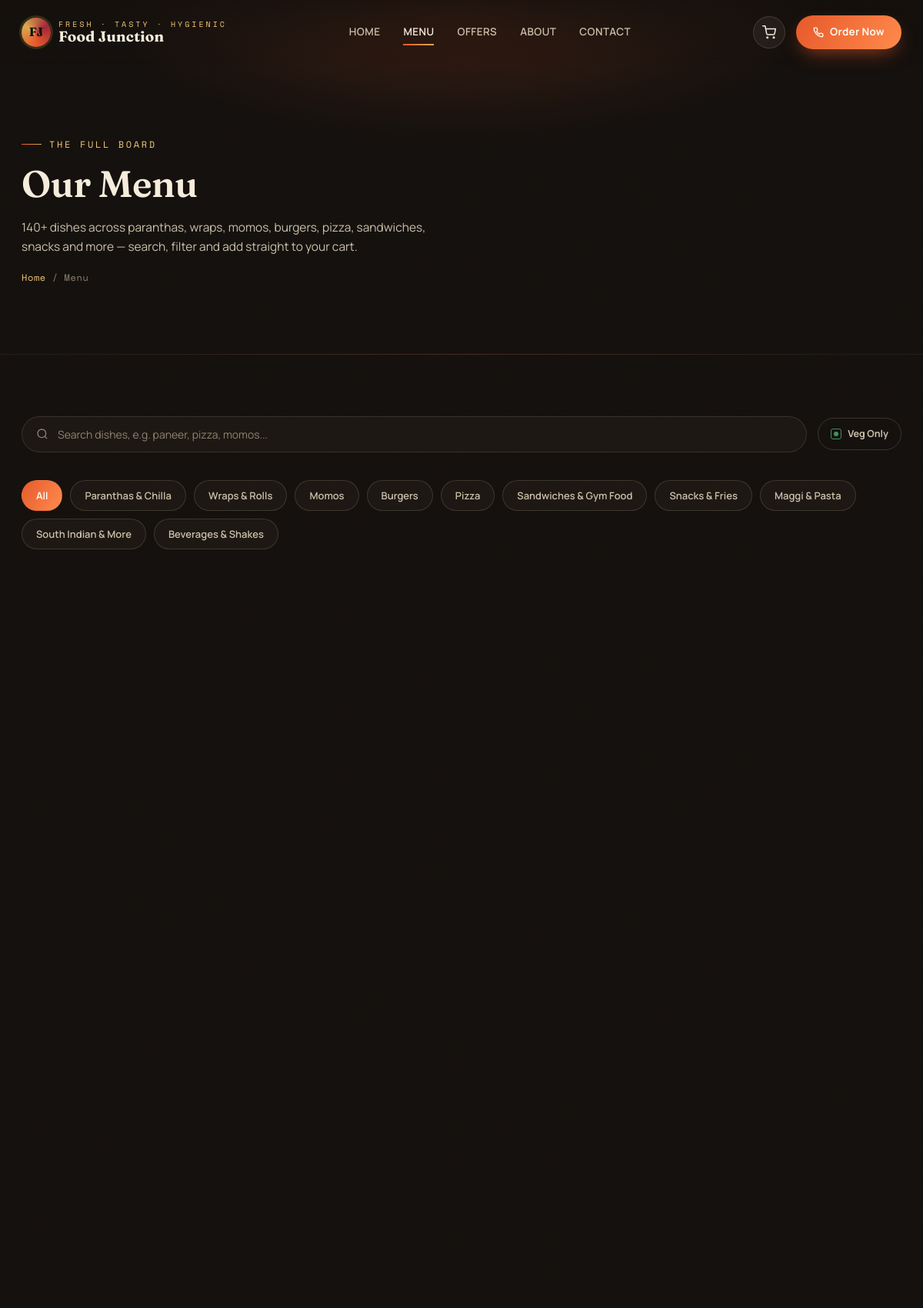
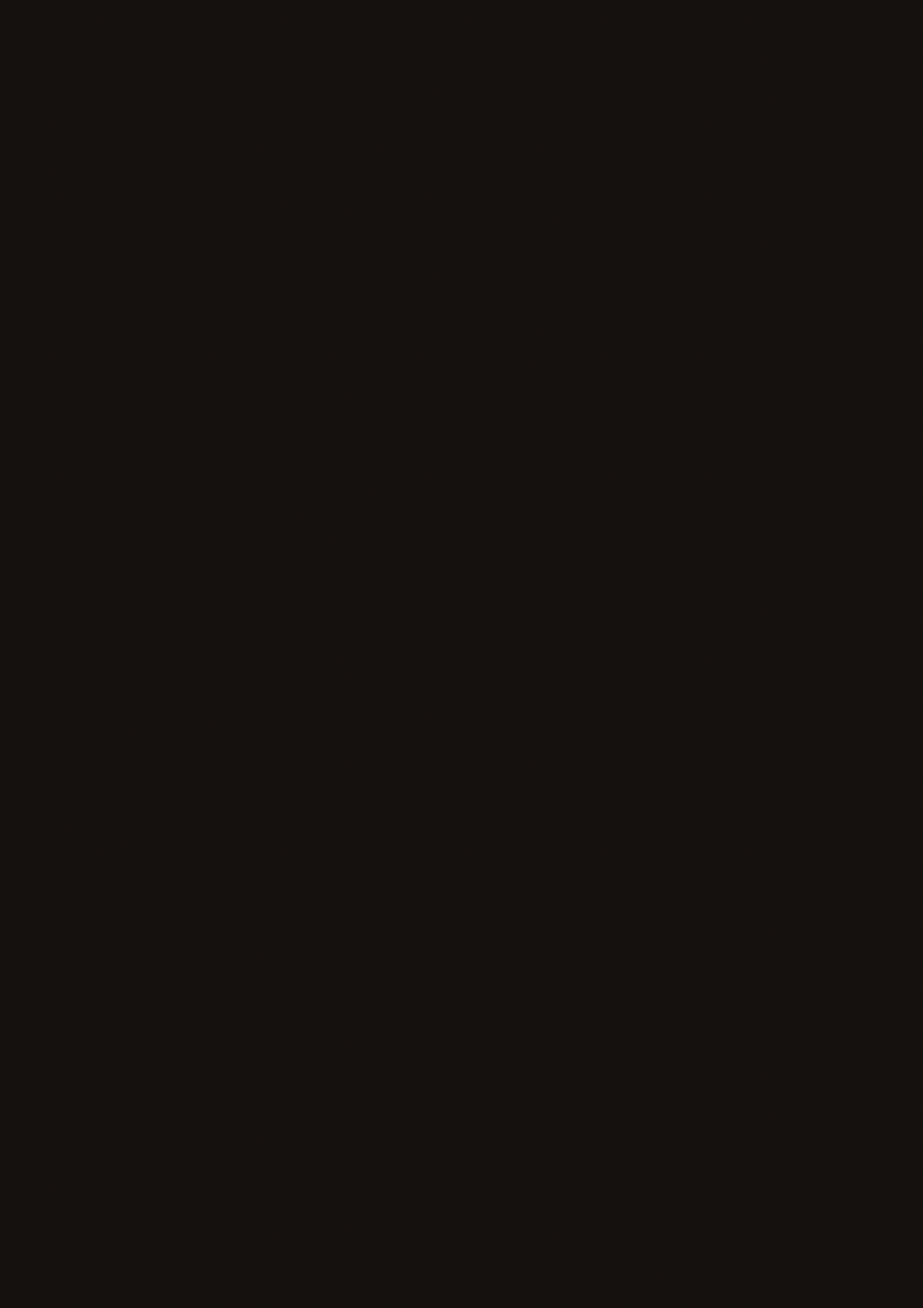
The app's page /menu/ (upper part) with its own data (2 pictures, top to bottom).
### menu/models.py (models this page shows, shortened)
class Category(models.Model):
    name = models.CharField(max_length=120)
    slug = models.SlugField(max_length=140, unique=True, blank=True)
    tagline = models.CharField(max_length=200, blank=True)
    sort_order = models.PositiveIntegerField(default=0)
    class Meta:
        ordering = ["sort_order", "name"]
        verbose_name_plural = "Categories"

### menu/views.py (the view)
# urls.py: path("menu/", views.menu_list, name="menu"),
def menu_list(request):
    query = request.GET.get("q", "").strip()
    veg_only = request.GET.get("veg") == "1"
    group = request.GET.get("g", "")
    items = FoodItem.objects.filter(is_available=True).select_related("category").prefetch_related("sizes")
    if query:
        items = items.filter(Q(name__icontains=query) | Q(subcategory__icontains=query))
    if veg_only:
        items = items.filter(is_veg=True)
    if group:
        items = items.filter(category__slug=group)
    sections = {}
    order = []
    for item in items.order_by("category__sort_order", "sort_order", "name"):
        key = (item.category.slug, item.subcategory)
        if key not in sections:
            sections[key] = {"category": item.category, "subcategory": item.subcategory, "items": []}
            order.append(key)
        sections[key]["items"].append(item)
    return render(request, "menu/menu.html", {
        "sections": [sections[k] for k in order],
        "categories": Category.objects.all(),
        "query": query,
        "veg_only": veg_only,
        "active_group": group,
    })

### menu/context_processors.py (called while the page is built)
def site_globals(request):
    return {
        "nav_categories": Category.objects.all(),
        "cart_count": len(Cart(request)),
    }

### menu/models.py (called while the page is built)
    @property
    def has_sizes(self):
        return self.sizes.exists()

### menu/templatetags/menu_extras.py (called while the page is built)
def _hash(s):
    h = 0
    for ch in s:
        h = (h * 31 + ord(ch)) & 0xFFFFFFFF
    return h

def _wikimedia_url(filename, width=700):
    from urllib.parse import quote
    return f"https://commons.wikimedia.org/wiki/Special:FilePath/{quote(filename)}?width={width}"

@register.simple_tag
def cat_photo(category_slug, subcategory_name, height=None):
    art = GROUP_ART.get(category_slug, GROUP_ART["snacks"])
    style = f' style="height:{height}"' if height else ""
    pool = GROUP_PHOTO_POOL.get(category_slug)
    filename = pool[_hash(subcategory_name) % len(pool)] if pool else None
    photo_img = (
        f'<img class="real-photo" src="{_wikimedia_url(filename)}" alt="{escape(subcategory_name)}" '
        f'loading="lazy" decoding="async" onerror="this.style.display=\'none\'">'
    ) if filename else ""
    html = f'<div class="dish-photo dp-{category_slug}"{style} role="img" aria-label="{escape(subcategory_name)}">{art}{photo_img}</div>'
    return mark_safe(html)

@register.simple_tag
def veg_dot(is_veg):
    cls = "" if is_veg else " nonveg"
    label = "Veg" if is_veg else "Non-Veg"
    return mark_safe(f'<span class="veg-dot{cls}" title="{label}"></span>')

@register.filter
def price_label(food_item):
    if food_item.has_sizes:
        cheapest = food_item.sizes.order_by("price").first()
        return f"From ₹{cheapest.price:.0f}"
    return f"₹{food_item.price:.0f}" if food_item.price is not None else "—"

### orders/cart.py (called while the page is built)
    def __len__(self):
        return sum(l["qty"] for l in self.cart.values())

### templates/menu/menu.html (shortened to what this page needs)
{% extends "base.html" %}
{% load menu_extras %}
{% block page_id %}menu{% endblock %}
{% block content %}
<header class="page-header">
  <div class="container">
    <span class="eyebrow">The Full Board</span>
    <h1 class="section-title">Our Menu</h1>
    <p class="section-desc" style="max-width:560px;">140+ dishes across paranthas, wraps, momos, burgers, pizza, sandwiches, snacks and more — search, filter and add straight to your cart.</p>
    <div class="breadcrumb"><a href="{% url 'home' %}">Home</a> / Menu</div>
  </div>
</header>
<section class="section section-tight">
  <div class="container">
    <form method="get" action="{% url 'menu' %}">
      <div class="menu-toolbar">
        <div class="search-box">
          <svg viewBox="0 0 24 24" fill="none" stroke="currentColor" stroke-width="2"><circle cx="11" cy="11" r="8"/><path d="M21 21l-4.35-4.35"/></svg>
          <input type="text" name="q" value="{{ query }}" placeholder="Search dishes, e.g. paneer, pizza, momos...">
        </div>
        <div class="veg-filter">
          <a href="?q={{ query }}&g={{ active_group }}&veg={% if veg_only %}0{% else %}1{% endif %}" class="pill-toggle{% if veg_only %} active{% endif %}">
            <span class="veg-dot"></span> Veg Only
          </a>
        </div>
      </div>
      <div class="chip-row">
        <button type="submit" name="g" value="" class="chip{% if not active_group %} active{% endif %}">All</button>
        {% for cat in categories %}
        <button type="submit" name="g" value="{{ cat.slug }}" class="chip{% if active_group == cat.slug %} active{% endif %}">{{ cat.name }}</button>
        {% endfor %}
      </div>
    </form>
  </div>
</section>
{% endblock %}

### static/css/style.css (style rules this page uses)
:root { --charcoal: #14100d; --charcoal-2: #1c1712; --charcoal-3: #241d16; --charcoal-line: #362c22; --cream: #f5ecdc; --cream-dim: #cabfa9; --cream-faint: #8d8271; --ember: #e6592b; --ember-2: #ff8a4c; --crimson: #a3273a; --gold: #d9a94e; --gold-bright: #f2c879; --veg: #3f8f5f; --nonveg: #b5342e; --success: #3f8f5f; --font-display: 'Fraunces', serif; --font-body: 'Manrope', sans-serif; --font-mono: 'Space Mono', monospace; --container: 1240px; --radius: 18px; --radius-sm: 10px; --ease: cubic-bezier(.22,.68,.2,1); }
*,*::before,*::after { box-sizing:border-box; }
html { scroll-behavior:smooth; }
body { margin:0; background:var(--charcoal); color:var(--cream); font-family:var(--font-body); font-size:16px; line-height:1.6; -webkit-font-smoothing:antialiased; overflow-x:hidden; }
a { color:inherit; text-decoration:none; }
button { font-family:inherit; cursor:pointer; }
input,textarea,select { font-family:inherit; }
h1,h2,h3,h4 { font-family:var(--font-display); font-weight:600; line-height:1.08; margin:0; color:var(--cream); letter-spacing:-0.01em; }
p { margin:0; }
.container { width:100%; max-width:var(--container); margin:0 auto; padding:0 28px; }
.eyebrow { display:inline-flex; align-items:center; gap:10px; font-family:var(--font-mono); font-size:12px; letter-spacing:.22em; text-transform:uppercase; color:var(--gold-bright); }
.eyebrow::before { content:''; width:26px; height:1px; background:linear-gradient(90deg,var(--ember),var(--gold)); }
.section { position:relative; padding:120px 0; }
.section-tight { padding:80px 0; }
.section-title { font-size:clamp(2rem,4vw,3.1rem); margin-top:16px; }
.section-desc { margin-top:18px; color:var(--cream-dim); font-size:15.5px; }
.veg-dot { width:14px; height:14px; border:1.6px solid var(--veg); border-radius:3px; display:inline-flex; align-items:center; justify-content:center; flex:none; }
.veg-dot::after { content:''; width:6px; height:6px; border-radius:50%; background:var(--veg); }
.page-header { position:relative; padding:170px 0 90px; overflow:hidden; background:radial-gradient(ellipse 60% 60% at 50% 0%, rgba(230,89,43,.2), transparent 65%), var(--charcoal); border-bottom:1px solid rgba(245,236,220,.06); }
.breadcrumb { font-family:var(--font-mono); font-size:12px; color:var(--cream-faint); margin-top:18px; letter-spacing:.05em; }
.breadcrumb a { color:var(--gold-bright); }
.menu-toolbar { display:flex; flex-wrap:wrap; gap:14px; align-items:center; justify-content:space-between; margin-bottom:36px; }
.search-box { display:flex; align-items:center; gap:10px; background:var(--charcoal-2); border:1px solid rgba(245,236,220,.12); border-radius:999px; padding:12px 18px; min-width:280px; flex:1; }
.search-box svg { width:16px; height:16px; color:var(--cream-faint); flex:none; }
.search-box input { background:none; border:none; outline:none; color:var(--cream); font-size:14px; width:100%; }
.search-box input::placeholder { color:var(--cream-faint); }
.veg-filter { display:flex; gap:8px; }
.pill-toggle { padding:10px 16px; border-radius:999px; border:1px solid rgba(245,236,220,.16); background:transparent; color:var(--cream-dim); font-size:12.5px; font-weight:700; display:flex; align-items:center; gap:8px; transition:.2s; }
.chip-row { display:flex; gap:10px; flex-wrap:wrap; margin-bottom:44px; }
.chip { padding:10px 18px; border-radius:999px; border:1px solid rgba(245,236,220,.14); background:var(--charcoal-2); color:var(--cream-dim); font-size:13px; font-weight:600; transition:.25s; white-space:nowrap; }
.chip.active { background:linear-gradient(120deg,var(--ember),var(--ember-2)); color:#fff; border-color:transparent; }

### records on screen
Category: name "Paranthas & Chilla"
Category: name "Wraps & Rolls"
Category: name "Momos"
Category: name "Burgers"
Category: name "Pizza"
Category: name "Sandwiches & Gym Food"
Category: name "Snacks & Fries"
Category: name "Maggi & Pasta"
Category: name "South Indian & More"
Category: name "Beverages & Shakes"
